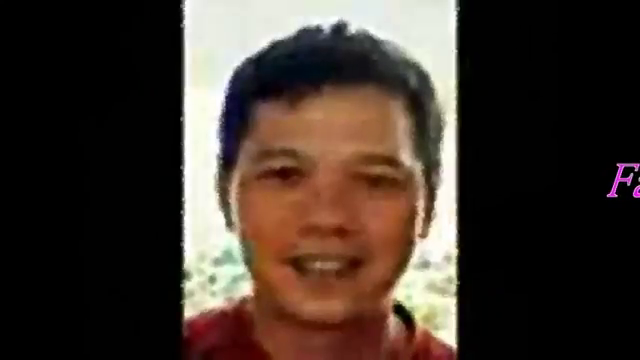
#> input picture frame 164 of videoplayback.mp4, 640 x 360 px
$ python opencvtest.py   (older library calls are emulated)
#> lines starting #> are read from the running program, lines starting #| are printed output that depends on the picture; after the words box and inside, x2 and y2 are one past the last pixel; in counts of white or black regions, pixels touching at a corner belong together
#!/usr/bin/python
"""
This program is demonstration for face and object detection using haar-like features.
The program finds faces in a camera image or video stream and displays a red box around them.

Original C implementation by:  ?
Python implementation by: Roman Stanchak, James Bowman
"""
from time import sleep

import cv2


faceCascade = cv2.CascadeClassifier('/usr/local/Cellar/opencv/3.4.1_2/share/OpenCV/haarcascades/haarcascade_frontalface_default.xml')
#For reading from a .mp4, avi, etc
video_capture = cv2.VideoCapture("videoplayback.mp4")
#video_capture = cv2.VideoCapture(0) For reading from the camera


while True:
    # Capture frame-by-frame
    ret, frame = video_capture.read()
#> frame is the input picture: shape (360, 640, 3); mean B, G, R 45, 52.8, 65

    gray = cv2.cvtColor(frame, cv2.COLOR_BGR2GRAY)
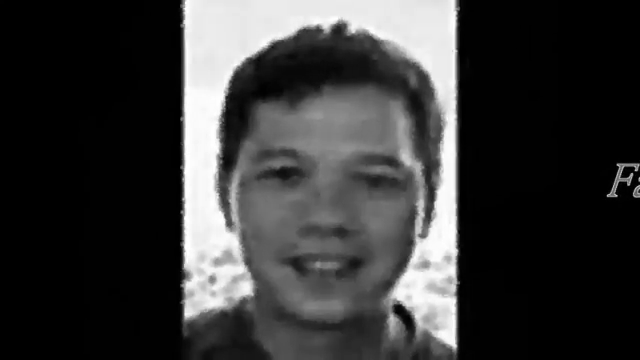
#> gray: shape (360, 640); min 0, max 255, mean 55.6

    faces = faceCascade.detectMultiScale(
        gray,
        scaleFactor=1.1,
        minNeighbors=5,
        minSize=(30, 30),
        flags=cv2.CASCADE_SCALE_IMAGE
    )
#> faces = [[213, 91, 224, 224]]

    # Draw a rectangle around the faces
    for (x, y, w, h) in faces:
        #Here is when faces are detected (Key frames)
        cv2.rectangle(frame, (x, y), (x+w, y+h), (0, 255, 0), 2)
#> this loop made 1 pass
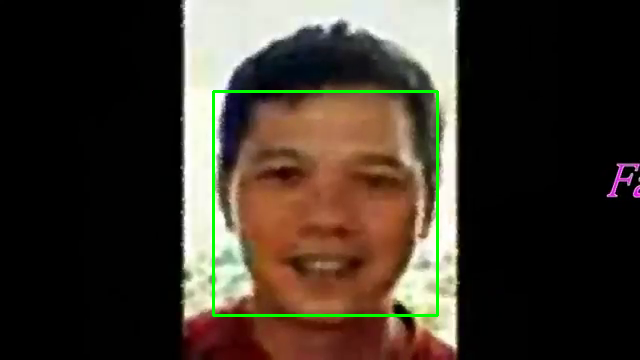
#> frame: shape (360, 640, 3); 1.16% of pixels changed, all inside (x1, y1, x2, y2) = (212, 90, 439, 317)


    # Display the resulting frame
    frame_copy = cv2.flip( frame, 1)
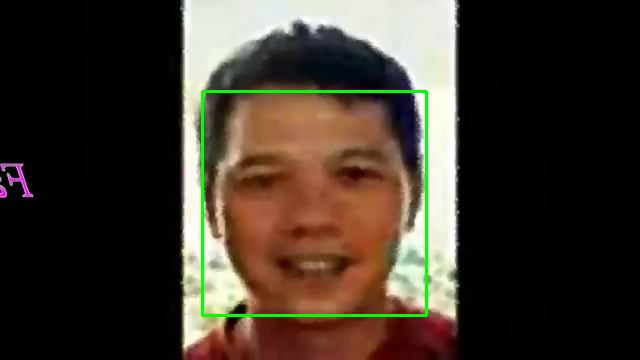
#> frame_copy: shape (360, 640, 3); mean B, G, R 43.7, 54.3, 63.3
    cv2.imshow('Video', frame_copy)
    fps = video_capture.get(cv2.CAP_PROP_FPS)
#> fps = 25
    print("Frames per second using video.get(cv2.cv.CV_CAP_PROP_FPS): {0}".format(fps))
#| Frames per second using video.get(cv2.cv.CV_CAP_PROP_FPS): 25.0

    if cv2.waitKey(1) & 0xFF == ord('q'):
#> (key q is pressed here)
        break

# When everything is done, release the capture
video_capture.release()
cv2.destroyAllWindows()

$ run again, starting later in the video
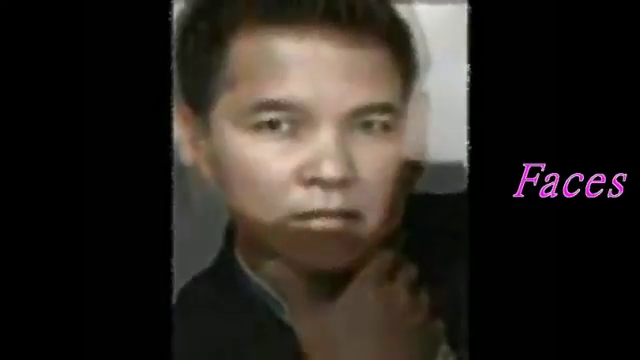
#> input picture frame 742 of videoplayback.mp4, 640 x 360 px
#> frame is the input picture: shape (360, 640, 3); mean B, G, R 33.9, 39.5, 45.3
#> faces = [[222, 44, 205, 205]]
#> the loop `for (x, y, w, h) in faces:` made 1 pass
#> after the loop `for (x, y, w, h) in faces:`:
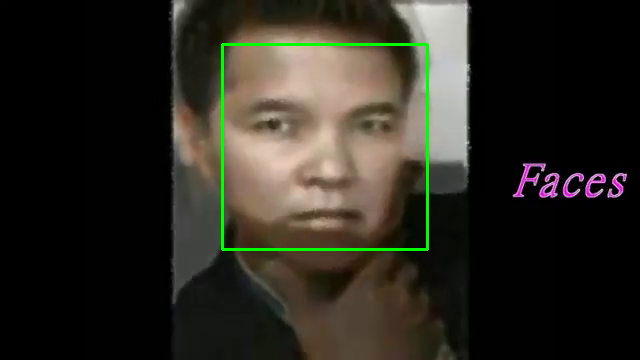
#> frame: shape (360, 640, 3); 1.07% of pixels changed, all inside (x1, y1, x2, y2) = (221, 43, 429, 251)
#> `frame_copy = cv2.flip( frame, 1)`:
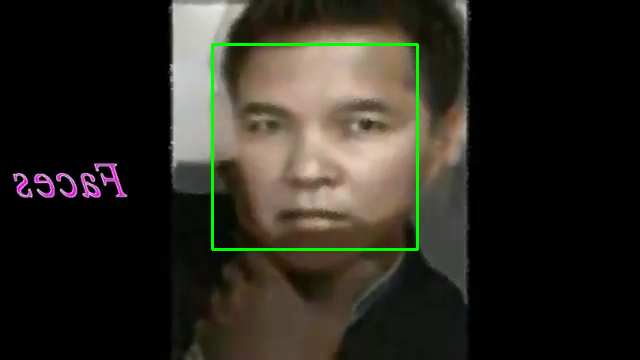
#> frame_copy: shape (360, 640, 3); mean B, G, R 33.2, 41.3, 44.2
#> fps = 25
#| Frames per second using video.get(cv2.cv.CV_CAP_PROP_FPS): 25.0

$ run again, starting later in the video
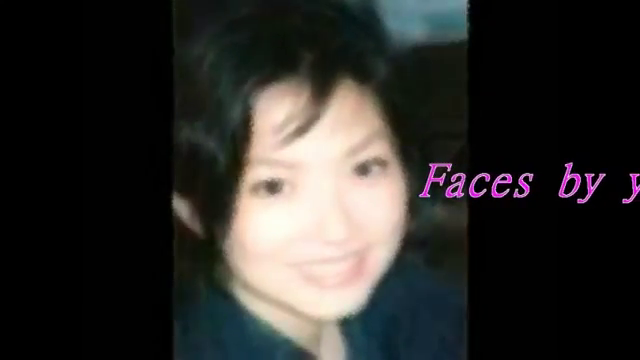
#> input picture frame 1319 of videoplayback.mp4, 640 x 360 px
#> frame is the input picture: shape (360, 640, 3); mean B, G, R 42.9, 45.5, 46.9
#> faces = [[217, 104, 211, 211]]
#> the loop `for (x, y, w, h) in faces:` made 1 pass
#> after the loop `for (x, y, w, h) in faces:`:
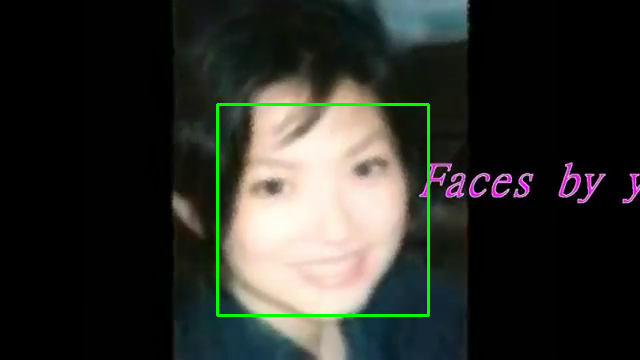
#> frame: shape (360, 640, 3); 1.1% of pixels changed, all inside (x1, y1, x2, y2) = (216, 103, 430, 317)
#> `frame_copy = cv2.flip( frame, 1)`:
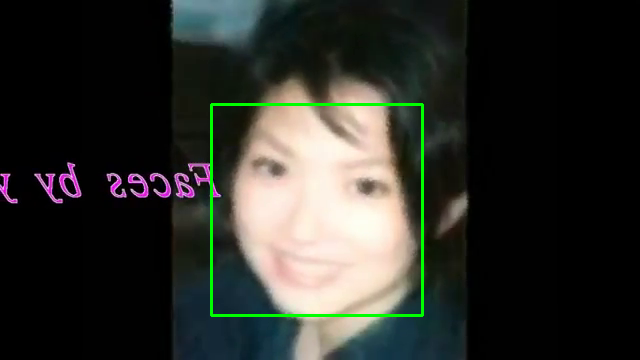
#> frame_copy: shape (360, 640, 3); mean B, G, R 42.1, 47.4, 46.1
#> fps = 25
#| Frames per second using video.get(cv2.cv.CV_CAP_PROP_FPS): 25.0
